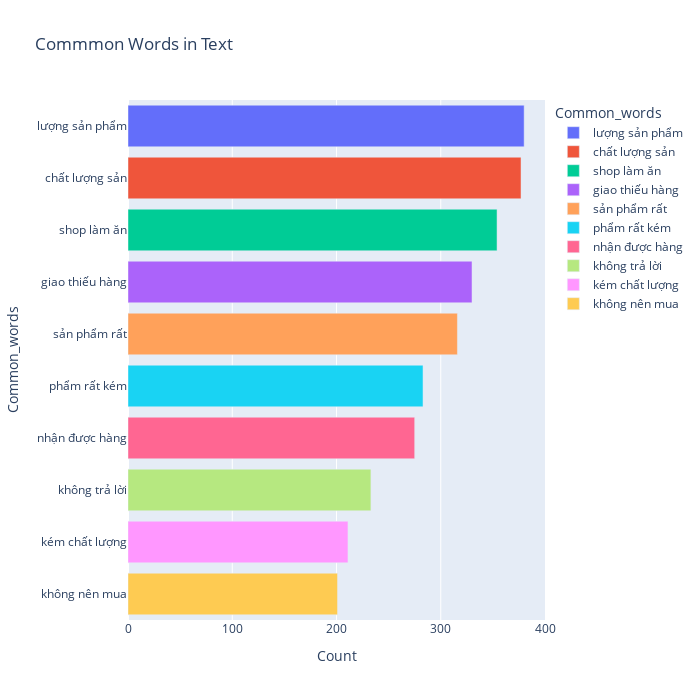

Notebook source saved alongside this figure:
### Code cell
plotCommonWord(1,10,3)

### Figure 1 — Plotly figure (JSON) as saved in the notebook; plotly's stock layout.template omitted (floating-point values rounded to 4 significant figures)
{"data": [{"alignmentgroup": "True", "hovertemplate": "Common_words=%{y}<br>Count=%{x}<extra></extra>", "legendgroup": "lượng sản phẩm", "marker": {"color": "#636efa", "pattern": {"shape": ""}}, "name": "lượng sản phẩm", "offsetgroup": "lượng sản phẩm", "orientation": "h", "showlegend": true, "textposition": "auto", "type": "bar", "x": [380], "xaxis": "x", "y": ["lượng sản phẩm"], "yaxis": "y"}, {"alignmentgroup": "True", "hovertemplate": "Common_words=%{y}<br>Count=%{x}<extra></extra>", "legendgroup": "chất lượng sản", "marker": {"color": "#EF553B", "pattern": {"shape": ""}}, "name": "chất lượng sản", "offsetgroup": "chất lượng sản", "orientation": "h", "showlegend": true, "textposition": "auto", "type": "bar", "x": [377], "xaxis": "x", "y": ["chất lượng sản"], "yaxis": "y"}, {"alignmentgroup": "True", "hovertemplate": "Common_words=%{y}<br>Count=%{x}<extra></extra>", "legendgroup": "shop làm ăn", "marker": {"color": "#00cc96", "pattern": {"shape": ""}}, "name": "shop làm ăn", "offsetgroup": "shop làm ăn", "orientation": "h", "showlegend": true, "textposition": "auto", "type": "bar", "x": [354], "xaxis": "x", "y": ["shop làm ăn"], "yaxis": "y"}, {"alignmentgroup": "True", "hovertemplate": "Common_words=%{y}<br>Count=%{x}<extra></extra>", "legendgroup": "giao thiếu hàng", "marker": {"color": "#ab63fa", "pattern": {"shape": ""}}, "name": "giao thiếu hàng", "offsetgroup": "giao thiếu hàng", "orientation": "h", "showlegend": true, "textposition": "auto", "type": "bar", "x": [330], "xaxis": "x", "y": ["giao thiếu hàng"], "yaxis": "y"}, {"alignmentgroup": "True", "hovertemplate": "Common_words=%{y}<br>Count=%{x}<extra></extra>", "legendgroup": "sản phẩm rất", "marker": {"color": "#FFA15A", "pattern": {"shape": ""}}, "name": "sản phẩm rất", "offsetgroup": "sản phẩm rất", "orientation": "h", "showlegend": true, "textposition": "auto", "type": "bar", "x": [316], "xaxis": "x", "y": ["sản phẩm rất"], "yaxis": "y"}, {"alignmentgroup": "True", "hovertemplate": "Common_words=%{y}<br>Count=%{x}<extra></extra>", "legendgroup": "phẩm rất kém", "marker": {"color": "#19d3f3", "pattern": {"shape": ""}}, "name": "phẩm rất kém", "offsetgroup": "phẩm rất kém", "orientation": "h", "showlegend": true, "textposition": "auto", "type": "bar", "x": [283], "xaxis": "x", "y": ["phẩm rất kém"], "yaxis": "y"}, {"alignmentgroup": "True", "hovertemplate": "Common_words=%{y}<br>Count=%{x}<extra></extra>", "legendgroup": "nhận được hàng", "marker": {"color": "#FF6692", "pattern": {"shape": ""}}, "name": "nhận được hàng", "offsetgroup": "nhận được hàng", "orientation": "h", "showlegend": true, "textposition": "auto", "type": "bar", "x": [275], "xaxis": "x", "y": ["nhận được hàng"], "yaxis": "y"}, {"alignmentgroup": "True", "hovertemplate": "Common_words=%{y}<br>Count=%{x}<extra></extra>", "legendgroup": "không trả lời", "marker": {"color": "#B6E880", "pattern": {"shape": ""}}, "name": "không trả lời", "offsetgroup": "không trả lời", "orientation": "h", "showlegend": true, "textposition": "auto", "type": "bar", "x": [233], "xaxis": "x", "y": ["không trả lời"], "yaxis": "y"}, {"alignmentgroup": "True", "hovertemplate": "Common_words=%{y}<br>Count=%{x}<extra></extra>", "legendgroup": "kém chất lượng", "marker": {"color": "#FF97FF", "pattern": {"shape": ""}}, "name": "kém chất lượng", "offsetgroup": "kém chất lượng", "orientation": "h", "showlegend": true, "textposition": "auto", "type": "bar", "x": [211], "xaxis": "x", "y": ["kém chất lượng"], "yaxis": "y"}, {"alignmentgroup": "True", "hovertemplate": "Common_words=%{y}<br>Count=%{x}<extra></extra>", "legendgroup": "không nên mua", "marker": {"color": "#FECB52", "pattern": {"shape": ""}}, "name": "không nên mua", "offsetgroup": "không nên mua", "orientation": "h", "showlegend": true, "textposition": "auto", "type": "bar", "x": [201], "xaxis": "x", "y": ["không nên mua"], "yaxis": "y"}], "layout": {"barmode": "relative", "height": 700, "legend": {"title": {"text": "Common_words"}, "tracegroupgap": 0}, "title": {"text": "Commmon Words in Text"}, "width": 700, "xaxis": {"anchor": "y", "domain": [0, 1], "title": {"text": "Count"}}, "yaxis": {"anchor": "x", "categoryarray": ["không nên mua", "kém chất lượng", "không trả lời", "nhận được hàng", "phẩm rất kém", "sản phẩm rất", "giao thiếu hàng", "shop làm ăn", "chất lượng sản", "lượng sản phẩm"], "categoryorder": "array", "domain": [0, 1], "title": {"text": "Common_words"}}}}
